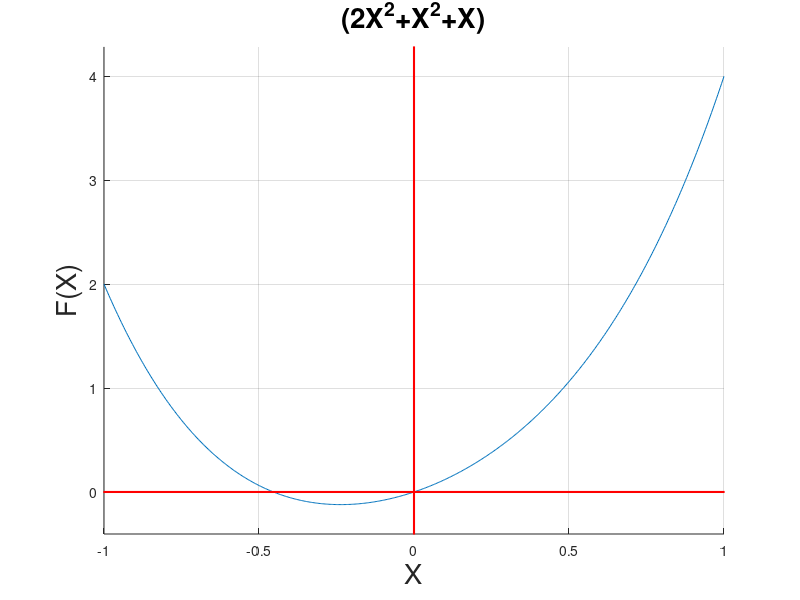

This figure's MATLAB source:
% Octave Script
% Title			    :FUNCIONES ALGEBRAICAS: POLINOMIALES Y RACIONALES
% Description		:DETERMINAR FUNCIONES
% Author		    :ANGEL JESUS SANTIAGO HERNANDEZ
% Date		    	:19/11/2021
% Version		    :4
% Usage			    :DRAKJESUS
%Notes:        Se necesita el programa Octave, usar su linea de comando
%              https://octaveintro.readthedocs.io/en/latest/index.html

 
clear 
p=[1 0 2 1 0]
roots(p)
disp('LAS RAICES DE LA FUNCION SON: -0.4534 y 0');
disp('LA FUNCION ES POLINOMIAL');
disp('DONDE f(x)=0 SON: (-0.4534,0) y (0,0)');
hold on;
grid on;
  ezplot('x.^4+0+2*x.^2+x+0',[-1 1])
  a=[-10 10];
  b=a-a;
  plot (a,b,'r','linewidth',1.5)
  plot (b,a,'r','linewidth',1.5)
hold off;
title("(2X^2+X^2+X)",'FontSize',20);
xlabel("X",'FontSize',20);
ylabel("F(X)",'FontSize',20);